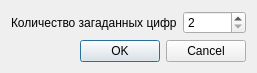
<?xml version="1.0" encoding="UTF-8"?>
<ui version="4.0">
 <class>LevelComplexityDialog</class>
 <widget class="QDialog" name="LevelComplexityDialog">
  <property name="geometry">
   <rect>
    <x>0</x>
    <y>0</y>
    <width>257</width>
    <height>71</height>
   </rect>
  </property>
  <property name="windowTitle">
   <string>Сложность игры</string>
  </property>
  <layout class="QGridLayout" name="gridLayout">
   <item row="0" column="0">
    <widget class="QLabel" name="label_number_">
     <property name="text">
      <string>Количество загаданных цифр</string>
     </property>
    </widget>
   </item>
   <item row="0" column="1">
    <widget class="QSpinBox" name="spin_box_number_">
     <property name="minimum">
      <number>2</number>
     </property>
     <property name="maximum">
      <number>10</number>
     </property>
    </widget>
   </item>
   <item row="1" column="0" colspan="2">
    <widget class="QDialogButtonBox" name="button_box_">
     <property name="orientation">
      <enum>Qt::Horizontal</enum>
     </property>
     <property name="standardButtons">
      <set>QDialogButtonBox::Cancel|QDialogButtonBox::Ok</set>
     </property>
    </widget>
   </item>
  </layout>
 </widget>
 <resources/>
 <connections>
  <connection>
   <sender>button_box_</sender>
   <signal>accepted()</signal>
   <receiver>LevelComplexityDialog</receiver>
   <slot>accept()</slot>
   <hints>
    <hint type="sourcelabel">
     <x>248</x>
     <y>254</y>
    </hint>
    <hint type="destinationlabel">
     <x>157</x>
     <y>274</y>
    </hint>
   </hints>
  </connection>
  <connection>
   <sender>button_box_</sender>
   <signal>rejected()</signal>
   <receiver>LevelComplexityDialog</receiver>
   <slot>reject()</slot>
   <hints>
    <hint type="sourcelabel">
     <x>316</x>
     <y>260</y>
    </hint>
    <hint type="destinationlabel">
     <x>286</x>
     <y>274</y>
    </hint>
   </hints>
  </connection>
 </connections>
</ui>
